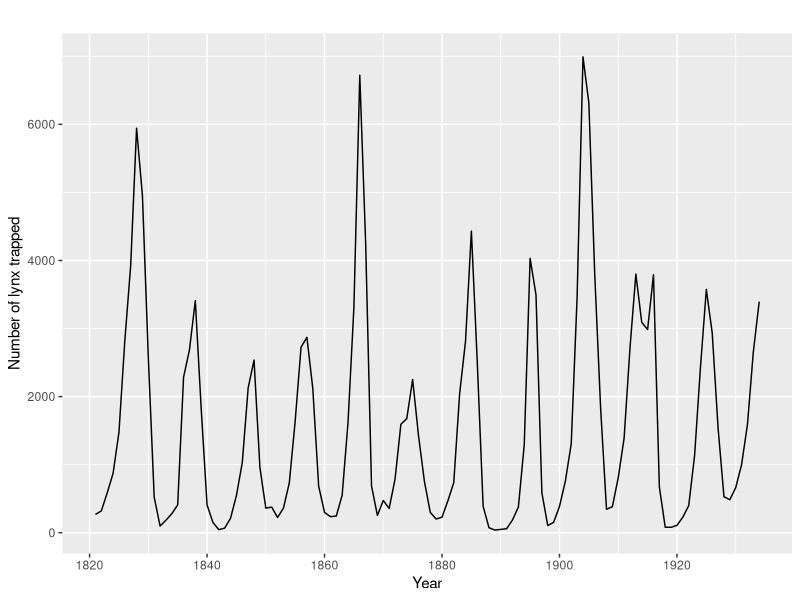

The R script that drew this image: (Note: this script raises an error after producing the figure.)
# Instalação e Carregamento de Todos os Pacotes --------------------------------

pacotes <- c("forecast","tidyverse","fpp2","TSA","tseries")


if(sum(as.numeric(!pacotes %in% installed.packages())) != 0){
  instalador <- pacotes[!pacotes %in% installed.packages()]
  for(i in 1:length(instalador)) {
    install.packages(instalador, dependencies = T)
    break()}
  sapply(pacotes, require, character = T) 
} else {
  sapply(pacotes, require, character = T) 
}

################################################################################
# LEMBRETES ####################################################################
################################################################################

# Padrão sazonal existe quando uma série é influenciada por fatores sazonais 
# (ex.: trimestre do ano) e representa um período fixo e conhecido. 
# Consequentemente, as séries temporais sazonais às vezes são chamadas de séries
# temporais periódicas.

# Padrão cíclico existe quando os dados exibem subidas e descidas que não são 
# de período fixo. A duração dessas flutuações é geralmente de pelo menos 2 anos.

# Se as flutuações não são de período fixo, são cíclicas; se o período for 
# imutável e associado a algum aspecto do calendário, o padrão é sazonal. 
# Em geral, a duração média dos ciclos é maior do que a duração de um padrão 
# sazonal.

################################################################################
# Exemplo - Ciclo e Sazonalidade ###############################################
################################################################################

# base: lynx: número de linces capturadas entre 1821 e 1934 no Canadá
# base: hsales: vendas mensais de novas casas nos EUA entre 1973-1995
# base: taylor: demanda de eletricidade por meia hora entre 06.2000 e 08.2000

# Ciclos populacionais aperiódicos de, aproximadamente, 10 anos
# Não são fixos e duram entre 8 ou 9 anos e outros 10 anos
autoplot(lynx) + xlab("Year") + ylab("Number of lynx trapped")

# Forte sazonalidade dentro de cada ano, e comportamento cíclico
# com um período entre 6 e 10 anos
autoplot(hsales) + xlab("Year") + ylab("Monthly housing sales (millions)")

#Sazonalidade, padrão diário e padrão semanal
autoplot(taylor) + xlab("Week") + ylab("Electricity demand (GW)")

################################################################################
# Exemplo - Estacionariedade ###################################################
################################################################################

# Estacionariedade: propriedades estatísticas não mudam ao longo do tempo
# Exemplo: média, variância, autocorrelação

# Ruido: tem uma média constante, uma variância constante e não há estrutura
# de autocorrelação

# Autocorrelação (ADF) é um cálculo da correlação das observações da série temporal 
# com valores da mesma série, mas em tempos anteriores. Os períodos anteriores 
# são chamados de lags.

# Autocorrelação parcial (PACF) resume a relação entre uma observação em uma série 
# de tempo com observações em etapas de tempo anteriores, mas com as relações de
# observações intermediárias removidas.

# Correlograma: no contexto de séries temporais é uma diagrama de autocorrelações
# da amostra

# Teste de Dickey-Fuller: avaliação estacionariedade da série
# Expectativa que o teste seja significativo para rejeitar hipótese 

# Teste Ljung–Box: determina se algum grupo de autocorrelações de uma série 
# temporal é diferente de zero. Em outras palavras, avaliar se as séries de 
# observações ao longo do tempo é aleatória e independente.

# Expectativa que o p valor não seja significativo para não rejeitarmos a 
# hipótese nula e concluir que os resíduos são conjuntamente não correlacionados.

# Avaliando o ruído
set.seed(14)
model.noise <- ts(rnorm(1000))
plot(model.noise)

# Usar o teste ADF para avaliar se a série é estacionária
# Quanto mais negativo for o valor do Teste de Dickey-Fuller menor o p valor
adf.test(model.noise)

# Sazonalidade e tendência # 01
data(beersales) # base disponível no pacote TSA
plot(beersales) # plotando a série
adf.test(beersales) # avaliando a correlação e aparenta ser estacionária
adf.test(beersales, k=12) # série não é estacionária

# Sazonalidade e tendência # 02
data(airpass) # base disponível no pacote TSA
plot(airpass) # plotando a série

# Avalie com uma lag longo para avaliar a sazonalidade
adf.test(airpass, k=12)

